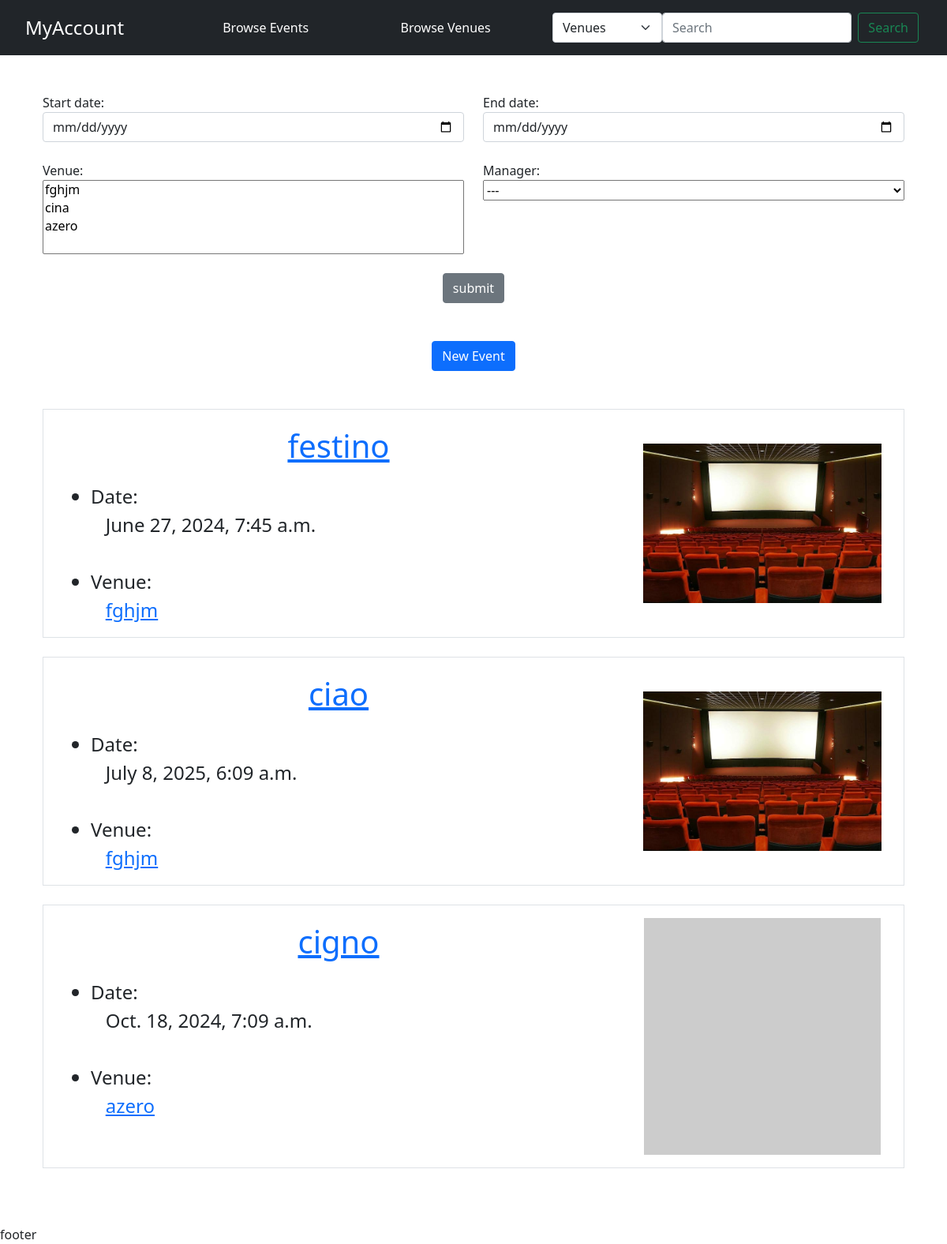
Screenshot of /list_event with the database file from the repository.
### events/models.py (models this page shows)
class Event(models.Model):
    name = models.CharField('Event Name', max_length=120)
    date = models.DateTimeField('Event Date')
    venue = models.ForeignKey(Venue, blank=True, null=True, on_delete=models.CASCADE)
    manager = models.ForeignKey(User, related_name='manager', blank=True, null=True, on_delete=models.SET_NULL)
    description = models.TextField(blank=True)
    attendees = models.ManyToManyField(User, related_name='attendees', blank=True)
    image = models.ImageField(null=True, blank=True, upload_to="images/events")
    def __str__(self):
        return self.name

class Venue(models.Model):
    name = models.CharField('Venue Name', max_length=120)
    address = models.CharField('Venue Address', max_length=300)
    zip_code = models.CharField('Venue Zip Code', max_length=15)
    phone = models.CharField('Phone Contact', max_length=25)
    web = models.URLField('WebPage', blank=True)
    email = models.EmailField('EmailAddress', blank=True)
    owner = models.ForeignKey(User, related_name='owner', blank=False, null=True, on_delete=models.SET_NULL)
    image = models.ImageField(null=True, blank=True, upload_to="images/venues")
    def __str__(self):
        return self.name

### events/views.py (the view)
# urls.py: path('list_event', views.list_event, name="list-event"),
def list_event(request):
    event_list = Event.objects.all()
    form = EventFilterForm(request.POST)
    if form.is_valid():
        if form.cleaned_data['start_date'] is not None:
            if form.cleaned_data['end_date'] is not None:
                if form.cleaned_data['venue']:
                    if form.cleaned_data['manager'] != '':
                        event_list = Event.objects.filter(date__gt=form.cleaned_data['start_date']).filter(date__lt=form.cleaned_data['end_date']).filter(venue__in=form.cleaned_data['venue']).filter(manager=form.cleaned_data['manager'])
                    else:
                        event_list = Event.objects.filter(date__gt=form.cleaned_data['start_date']).filter(date__lt=form.cleaned_data['end_date']).filter(venue__in=form.cleaned_data['venue'])
                else:
                    if form.cleaned_data['manager'] != '':
                        event_list = Event.objects.filter(date__gt=form.cleaned_data['start_date']).filter(date__lt=form.cleaned_data['end_date']).filter(manager=form.cleaned_data['manager'])
                    else:
                        event_list = Event.objects.filter(date__gt=form.cleaned_data['start_date']).filter(date__lt=form.cleaned_data['end_date'])
            else:
                if form.cleaned_data['venue']:
                    if form.cleaned_data['manager'] != '':
                        event_list = Event.objects.filter(date__gt=form.cleaned_data['start_date']).filter(venue__in=form.cleaned_data['venue']).filter(manager=form.cleaned_data['manager'])
                    else:
                        event_list = Event.objects.filter(date__gt=form.cleaned_data['start_date']).filter(venue__in=form.cleaned_data['venue'])
                else:
                    if form.cleaned_data['manager'] != '':
                        event_list = Event.objects.filter(date__gt=form.cleaned_data['start_date']).filter(manager=form.cleaned_data['manager'])
                    else:
                        event_list = Event.objects.filter(date__gt=form.cleaned_data['start_date'])
        else:
            if form.cleaned_data['end_date'] is not None:
                if form.cleaned_data['venue']:
                    if form.cleaned_data['manager'] != '':
                        event_list = Event.objects.filter(date__lt=form.cleaned_data['end_date']).filter(venue__in=form.cleaned_data['venue']).filter(manager=form.cleaned_data['manager'])
                    else:
                        event_list = Event.objects.filter(date__lt=form.cleaned_data['end_date']).filter(venue__in=form.cleaned_data['venue'])
                else:
                    if form.cleaned_data['manager'] != '':
                        event_list = Event.objects.filter(date__lt=form.cleaned_data['end_date']).filter(manager=form.cleaned_data['manager'])
                    else:
                        event_list = Event.objects.filter(date__lt=form.cleaned_data['end_date'])
            else:
                if form.cleaned_data['venue']:
                    if form.cleaned_data['manager'] != '':
                        event_list = Event.objects.filter(venue__in=form.cleaned_data['venue']).filter(manager=form.cleaned_data['manager'])
                    else:
                        event_list = Event.objects.filter(venue__in=form.cleaned_data['venue'])
                else:
                    if form.cleaned_data['manager'] != '':
                        event_list = Event.objects.filter(manager=form.cleaned_data['manager'])
    return render(request,
        'events/event_list.html', {
        'form': form,
        'event_list': event_list,
        })

### events/forms.py
class EventFilterForm(forms.Form):
    def __init__(self, *args, **kwargs):
        super(EventFilterForm,self).__init__(*args, **kwargs)
        self.venues = tuple(Venue.objects.values_list('id', 'name'))
        self.fields['venue'].choices = self.venues
        managerList = tuple(User.objects.values_list('id', 'username'))
        self.managers = ([None, '---'], *managerList)
        self.fields['manager'].choices = self.managers
    start_date = forms.DateField(required=False, widget=forms.widgets.DateInput(attrs={'class':'form-control', 'type':'date', 'placeholder':'Start Date'}))
    end_date = forms.DateField(required=False, widget=forms.widgets.DateInput(attrs={'class':'form-control', 'type':'date', 'placeholder':'End Date'}))
    venue = forms.MultipleChoiceField(required=False, widget=forms.SelectMultiple)
    manager = forms.ChoiceField(required=False, widget=forms.Select)

### events/templates/events/event_list.html (shortened to what this page needs)
{% extends 'events/base.html' %}
{% block content %}
<div class="container">
    <br>
    <div>
        <form action="" method=POST>
            <div class="row">
                <div class="col-6 ">
                    {{form.start_date.label_tag}}
                    {{form.start_date}}
                </div>
                <div class="col-6 ">
                    {{form.end_date.label_tag}}
                    {{form.end_date}}
                </div>
                <div class="col-12"><br></div>
                <div class="col-6 d-flex flex-column">
                    {{form.venue.label_tag}}
                    {{form.venue}}
                </div>
                <div class="col-6 d-flex flex-column">
                    {{form.manager.label_tag}}
                    {{form.manager}}
                </div>
                <div class="col-12 mt-4 d-flex align-items-center justify-content-center">
                    <input type="submit" value="submit" class="btn btn-secondary">
                </div>
            </div>
        </form>
<br><br>
        <div class=" d-flex justify-content-center">
            <a class="btn btn-primary" aria-current="page" href="{% url 'add-event' %}">New Event</a>
        </div>
    </div>
    <br><br>
    {%for event in event_list%}
    <div class="container border">
        <div class="ps-3 row">
            <div class="col-8 ">
                <center class="m-3 fs-1 overflow-hidden text-wrap text-break"><a
                        href="{% url 'show-event' event.id %}">{{event}}</a></center>
                <ul class="fs-4 mt-3">
                    <li>Date: <br> &nbsp;&nbsp; {{event.date}}</li>
                    <br>
                    <li>Venue:<br> &nbsp;&nbsp; <a href="{% url 'show-venue' event.venue.id %}">{{event.venue}}</a></li>
                </ul>
            </div>
            {% if event.image %}
            <div class="col-4 d-flex justify-content-center align-items-center">
                <img class="img-fluid p-3 " src="{{event.image.url}}" alt="">
            </div>
            {% else %}
            {% if event.venue.image %}
            <div class="col-4 d-flex justify-content-center align-items-center">
                <img class="img-fluid p-3 " src="{{event.venue.image.url}}" alt="">
            </div>
            {% else %}
            <div class="col-4 d-flex justify-content-center align-items-center">
                <img class="img-fluid p-3 " src="https://placehold.co/300x300" alt="">
            </div>
            {% endif %}
            {% endif %}
        </div>
    </div>
    <br />
    {% endfor%}
</div>
{% endblock %}

### events/templates/events/base.html (shortened to what this page needs)
<!doctype html>
<html lang="en">
  <head>
    <link href="https://cdn.jsdelivr.net/npm/bootstrap@5.0.2/dist/css/bootstrap.min.css" rel="stylesheet">
  </head>
  <body>
    {% include 'events/navbar.html' %}
    <div class="container">
      <br>
    {% block content %}
    {% endblock %}
    </div>
  </body>
</html>
footer

### events/templates/events/navbar.html (shortened to what this page needs)
<nav class="navbar sticky-top navbar-expand-lg navbar-dark bg-dark">
    <div class="container-fluid row">
      {% if user.is_authenticated %}
      <a class="navbar-brand fs-4 ms-2 me-0 col-2" href="{% url 'home' %}">MyAccount</a>
      {% else %}
      <a class="navbar-brand fs-4 ms-2 me-0 col-2" href="{% url 'login' %}">MyAccount</a>
      {% endif %}
      <div class="collapse navbar-collapse col-5" id="navbarSupportedContent">
        <ul class="navbar-nav me-auto mb-2 mb-lg-0 d-flex justify-content-around w-100">
          <li class="nav-item">
            <a class="nav-link active" aria-current="page" href="{% url 'list-event'%}">Browse Events</a>
          </li>
          <li class="nav-item">
            <a class="nav-link active" aria-current="page" href="{% url 'list-venue'%}">Browse Venues</a>
          </li>
        </ul>
      </div>
      <form class="d-flex p-2 col-5" method=POST action="{% url 'search-result' 'search_type' %}">
        <select class="form-select w-50" name="search_type" aria-label="Default select example">
          <option selected value="venues">Venues</option>
        </select>
        <input class="form-control me-2 " name="searched" type="search" placeholder="Search" aria-label="Search">
        <button class="btn btn-outline-success " type="submit">Search</button>
      </form>
    </div>
  </nav>

### rows the page displays
Event: name "festino", date "June 27, 2024, 7:45 a.m.", venue "fghjm", image (picture)
Event: name "ciao", date "July 8, 2025, 6:09 a.m.", venue "fghjm", venue.image (picture)
Event: name "cigno", date "Oct. 18, 2024, 7:09 a.m.", venue "azero"
